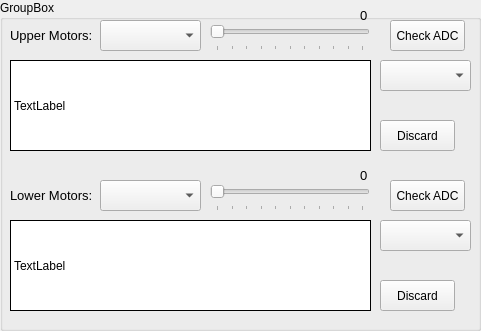
     <widget class="QGroupBox" name="adc_testing_groupBox">
      <property name="geometry">
       <rect>
        <x>840</x>
        <y>430</y>
        <width>481</width>
        <height>331</height>
       </rect>
      </property>
      <property name="title">
       <string>GroupBox</string>
      </property>
      <widget class="QLabel" name="upper_motor_adc_test_label">
       <property name="geometry">
        <rect>
         <x>10</x>
         <y>20</y>
         <width>91</width>
         <height>31</height>
        </rect>
       </property>
       <property name="text">
        <string>&lt;html&gt;&lt;head/&gt;&lt;body&gt;&lt;p&gt;&lt;span style=&quot; font-size:10pt;&quot;&gt;Upper Motors:&lt;/span&gt;&lt;/p&gt;&lt;/body&gt;&lt;/html&gt;</string>
       </property>
      </widget>
      <widget class="QLabel" name="lower_motor_adc_test_label">
       <property name="geometry">
        <rect>
         <x>10</x>
         <y>180</y>
         <width>91</width>
         <height>31</height>
        </rect>
       </property>
       <property name="text">
        <string>&lt;html&gt;&lt;head/&gt;&lt;body&gt;&lt;p&gt;&lt;span style=&quot; font-size:10pt;&quot;&gt;Lower Motors:&lt;/span&gt;&lt;/p&gt;&lt;/body&gt;&lt;/html&gt;</string>
       </property>
      </widget>
      <widget class="QComboBox" name="upper_motors_adc_test_comboBox">
       <property name="geometry">
        <rect>
         <x>100</x>
         <y>20</y>
         <width>101</width>
         <height>31</height>
        </rect>
       </property>
      </widget>
      <widget class="QComboBox" name="lower_motors_adc_test_comboBox">
       <property name="geometry">
        <rect>
         <x>100</x>
         <y>180</y>
         <width>101</width>
         <height>31</height>
        </rect>
       </property>
      </widget>
      <widget class="QSlider" name="upper_motor_adc_test_pwm_scale">
       <property name="geometry">
        <rect>
         <x>210</x>
         <y>20</y>
         <width>160</width>
         <height>31</height>
        </rect>
       </property>
       <property name="maximum">
        <number>100</number>
       </property>
       <property name="orientation">
        <enum>Qt::Horizontal</enum>
       </property>
       <property name="tickPosition">
        <enum>QSlider::TicksBelow</enum>
       </property>
       <property name="tickInterval">
        <number>10</number>
       </property>
      </widget>
      <widget class="QSlider" name="lower_motor_adc_test_pwm_scale">
       <property name="geometry">
        <rect>
         <x>210</x>
         <y>180</y>
         <width>160</width>
         <height>31</height>
        </rect>
       </property>
       <property name="maximum">
        <number>100</number>
       </property>
       <property name="orientation">
        <enum>Qt::Horizontal</enum>
       </property>
       <property name="tickPosition">
        <enum>QSlider::TicksBelow</enum>
       </property>
       <property name="tickInterval">
        <number>10</number>
       </property>
      </widget>
      <widget class="QLabel" name="upper_motor_adc_test_pwm_label">
       <property name="geometry">
        <rect>
         <x>360</x>
         <y>0</y>
         <width>21</width>
         <height>31</height>
        </rect>
       </property>
       <property name="text">
        <string>&lt;html&gt;&lt;head/&gt;&lt;body&gt;&lt;p&gt;&lt;span style=&quot; font-size:10pt;&quot;&gt;0&lt;/span&gt;&lt;/p&gt;&lt;/body&gt;&lt;/html&gt;</string>
       </property>
      </widget>
      <widget class="QLabel" name="lower_motor_adc_test_pwm_label">
       <property name="geometry">
        <rect>
         <x>360</x>
         <y>160</y>
         <width>21</width>
         <height>31</height>
        </rect>
       </property>
       <property name="text">
        <string>&lt;html&gt;&lt;head/&gt;&lt;body&gt;&lt;p&gt;&lt;span style=&quot; font-size:10pt;&quot;&gt;0&lt;/span&gt;&lt;/p&gt;&lt;/body&gt;&lt;/html&gt;</string>
       </property>
      </widget>
      <widget class="QLabel" name="upper_adc_test_data_label">
       <property name="geometry">
        <rect>
         <x>10</x>
         <y>60</y>
         <width>361</width>
         <height>91</height>
        </rect>
       </property>
       <property name="styleSheet">
        <string notr="true">border-style: solid;border-color: rgb(0, 0, 0);border-width: 1px;
background-color: white; text-align: justify; text-justify: inter-word;</string>
       </property>
       <property name="text">
        <string>TextLabel</string>
       </property>
      </widget>
      <widget class="QLabel" name="lower_adc_test_data_label">
       <property name="geometry">
        <rect>
         <x>10</x>
         <y>220</y>
         <width>361</width>
         <height>91</height>
        </rect>
       </property>
       <property name="styleSheet">
        <string notr="true">border-style: solid;border-color: rgb(0, 0, 0);border-width: 1px;
background-color: white; text-align: justify; text-justify: inter-word;</string>
       </property>
       <property name="text">
        <string>TextLabel</string>
       </property>
      </widget>
      <widget class="QPushButton" name="upper_check_adc_btn">
       <property name="geometry">
        <rect>
         <x>390</x>
         <y>20</y>
         <width>75</width>
         <height>31</height>
        </rect>
       </property>
       <property name="text">
        <string>Check ADC</string>
       </property>
      </widget>
      <widget class="QPushButton" name="lower_check_adc_btn">
       <property name="geometry">
        <rect>
         <x>390</x>
         <y>180</y>
         <width>75</width>
         <height>31</height>
        </rect>
       </property>
       <property name="text">
        <string>Check ADC</string>
       </property>
      </widget>
      <widget class="QComboBox" name="upper_motors_adc_channel_comboBox">
       <property name="geometry">
        <rect>
         <x>380</x>
         <y>60</y>
         <width>91</width>
         <height>31</height>
        </rect>
       </property>
      </widget>
      <widget class="QComboBox" name="lower_motors_adc_channel_comboBox">
       <property name="geometry">
        <rect>
         <x>380</x>
         <y>220</y>
         <width>91</width>
         <height>31</height>
        </rect>
       </property>
      </widget>
      <widget class="QPushButton" name="upper_discard_adc_data_btn">
       <property name="geometry">
        <rect>
         <x>380</x>
         <y>120</y>
         <width>75</width>
         <height>31</height>
        </rect>
       </property>
       <property name="text">
        <string>Discard</string>
       </property>
      </widget>
      <widget class="QPushButton" name="lower_discard_adc_data_btn">
       <property name="geometry">
        <rect>
         <x>380</x>
         <y>280</y>
         <width>75</width>
         <height>31</height>
        </rect>
       </property>
       <property name="text">
        <string>Discard</string>
       </property>
      </widget>
     </widget>
